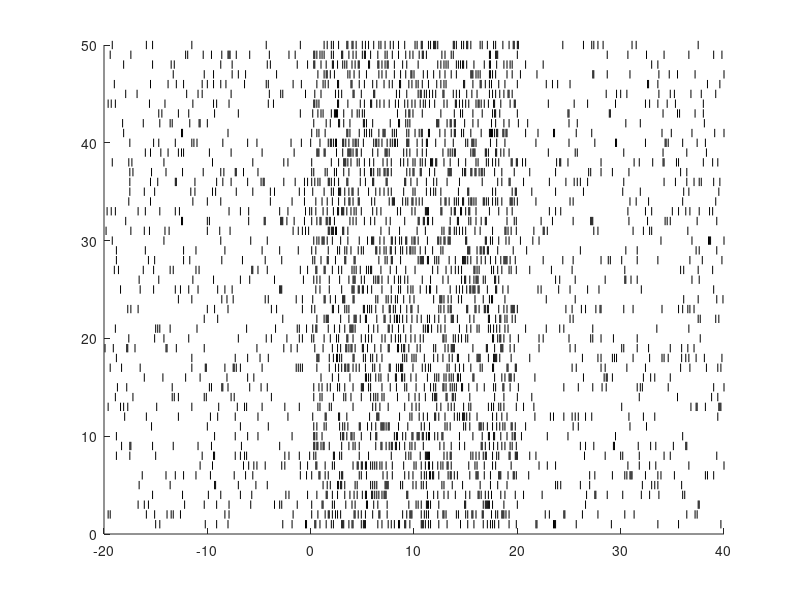

MATLAB code for this plot: (Note: this script raises an error after producing the figure.)
%% behavioral raster script. this script will generate pseudo licking data
% to apply to your own behavioral data, you will need a binarized trial x behavior matrix
% where 0s = no behavior and 1 = behavior (e.g. lick) occurred
% the script generates fake trial aligned behavioral data
%% generate fake lick data
preLicks = (rand(50,200)>0.95); %generate sparse licking pre event
eventLicks = (rand(50,200)>0.8); %generate dense licking during event
postLicks = (rand(50,200)>0.95); %generate sparse licking post event
%% combine all licks
allLicks = horzcat(preLicks,eventLicks,postLicks); %concat pseudolicks
allLicks = double(allLicks); %convert from logical to an array
%% convert 0s to NaNs for plotting, if you dont do this zeros will be plotted. start here if you have trial x behavior matrix of 0s and 1s ready
allLicks(allLicks==0) = NaN; %allLicks would be your binarized behavioral events (trial x behavior)
%% plot data, modify this if you have your behavioral matrix read to go
figure
hold
count = 0;
for x = 1:size(allLicks)
    evtWin = -19.9:0.10:40; %you will need to change this to fit your data
    plot(evtWin,allLicks(x,:) + count,'|k') % | symbol for plotting
    count = count + 1;
end
xline(0,'-'); %mark where event occurred
set(gca,'FontName','Arial','FontSize',16)
set(gcf, 'Position',  [100, 100, 300, 600])
xlabel('Time from event (s)','FontSize',22)
ylabel('Trial number','FontSize',22)